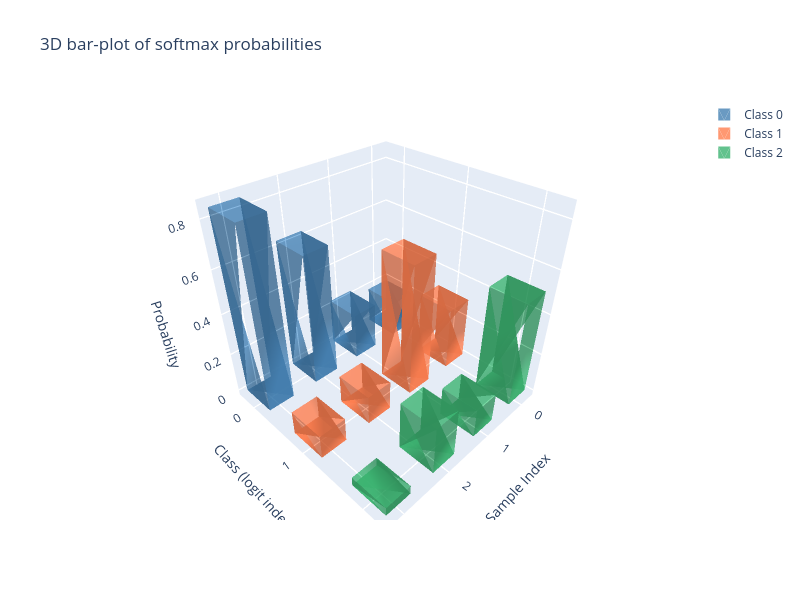

Notebook code cell kept with this figure:
### Markdown cell above
#### Plotly

### Code cell
# Create a 3D figure
fig = go.Figure()

# Mesh3d workaround for 3D bars
for i in range(num_class):
  for j in range(num_samp):
    # Define the 8 vertices of the cuboid
    x0, x1 = j - 0.25, j + 0.25
    y0, y1 = i - 0.25, i + 0.25
    z0, z1 = 0, probs[j, i]
    
    # Vertices of the cuboid
    x = [x0, x1, x1, x0, x0, x1, x1, x0]
    y = [y0, y0, y1, y1, y0, y0, y1, y1]
    z = [z0, z0, z0, z0, z1, z1, z1, z1]
    
    # Triangles for the 12 faces (2 per rectangular face)
    i_vals = [0, 0, 4, 4, 0, 0, 1, 1, 0, 0, 3, 3]
    j_vals = [1, 2, 5, 6, 1, 3, 2, 5, 3, 4, 2, 6]
    k_vals = [2, 3, 6, 7, 3, 4, 5, 6, 4, 7, 6, 7]
    
    fig.add_trace(go.Mesh3d(
      x=x, y=y, z=z,
      i=i_vals, j=j_vals, k=k_vals,
      color=['steelblue', 'coral', 'mediumseagreen'][i],
      opacity=0.8,
      name=f'Class {i}' if j == 0 else None,
      showlegend=(j == 0)
    ))

# Lighter grid and layout
fig.update_layout(
  scene=dict(
    xaxis=dict(
      title="Sample Index",
      tickvals=list(range(num_samp)),
      gridcolor='rgba(200,200,200,0.2)'
    ),
    yaxis=dict(
      title="Class (logit index)",
      tickvals=list(range(num_class)),
      gridcolor='rgba(200,200,200,0.2)'
    ),
    zaxis=dict(
      title="Probability",
      gridcolor='rgba(200,200,200,0.2)'
    ),
  ),
  title="3D bar-plot of softmax probabilities",
  width=800,
  height=600,
)

### Figure 1 — Plotly figure (JSON) as saved in the notebook; plotly's stock layout.template omitted (floating-point values rounded to 4 significant figures)
{"data": [{"color": "steelblue", "i": [0, 0, 4, 4, 0, 0, 1, 1, 0, 0, 3, 3], "j": [1, 2, 5, 6, 1, 3, 2, 5, 3, 4, 2, 6], "k": [2, 3, 6, 7, 3, 4, 5, 6, 4, 7, 6, 7], "name": "Class 0", "opacity": 0.8, "showlegend": true, "type": "mesh3d", "x": [-0.25, 0.25, 0.25, -0.25, -0.25, 0.25, 0.25, -0.25], "y": [-0.25, -0.25, 0.25, 0.25, -0.25, -0.25, 0.25, 0.25], "z": [0, 0, 0, 0, 0.1863, 0.1863, 0.1863, 0.1863]}, {"color": "steelblue", "i": [0, 0, 4, 4, 0, 0, 1, 1, 0, 0, 3, 3], "j": [1, 2, 5, 6, 1, 3, 2, 5, 3, 4, 2, 6], "k": [2, 3, 6, 7, 3, 4, 5, 6, 4, 7, 6, 7], "opacity": 0.8, "showlegend": false, "type": "mesh3d", "x": [0.75, 1.25, 1.25, 0.75, 0.75, 1.25, 1.25, 0.75], "y": [-0.25, -0.25, 0.25, 0.25, -0.25, -0.25, 0.25, 0.25], "z": [0, 0, 0, 0, 0.2312, 0.2312, 0.2312, 0.2312]}, {"color": "steelblue", "i": [0, 0, 4, 4, 0, 0, 1, 1, 0, 0, 3, 3], "j": [1, 2, 5, 6, 1, 3, 2, 5, 3, 4, 2, 6], "k": [2, 3, 6, 7, 3, 4, 5, 6, 4, 7, 6, 7], "opacity": 0.8, "showlegend": false, "type": "mesh3d", "x": [1.75, 2.25, 2.25, 1.75, 1.75, 2.25, 2.25, 1.75], "y": [-0.25, -0.25, 0.25, 0.25, -0.25, -0.25, 0.25, 0.25], "z": [0, 0, 0, 0, 0.6285, 0.6285, 0.6285, 0.6285]}, {"color": "steelblue", "i": [0, 0, 4, 4, 0, 0, 1, 1, 0, 0, 3, 3], "j": [1, 2, 5, 6, 1, 3, 2, 5, 3, 4, 2, 6], "k": [2, 3, 6, 7, 3, 4, 5, 6, 4, 7, 6, 7], "opacity": 0.8, "showlegend": false, "type": "mesh3d", "x": [2.75, 3.25, 3.25, 2.75, 2.75, 3.25, 3.25, 2.75], "y": [-0.25, -0.25, 0.25, 0.25, -0.25, -0.25, 0.25, 0.25], "z": [0, 0, 0, 0, 0.8438, 0.8438, 0.8438, 0.8438]}, {"color": "coral", "i": [0, 0, 4, 4, 0, 0, 1, 1, 0, 0, 3, 3], "j": [1, 2, 5, 6, 1, 3, 2, 5, 3, 4, 2, 6], "k": [2, 3, 6, 7, 3, 4, 5, 6, 4, 7, 6, 7], "name": "Class 1", "opacity": 0.8, "showlegend": true, "type": "mesh3d", "x": [-0.25, 0.25, 0.25, -0.25, -0.25, 0.25, 0.25, -0.25], "y": [0.75, 0.75, 1.25, 1.25, 0.75, 0.75, 1.25, 1.25], "z": [0, 0, 0, 0, 0.3072, 0.3072, 0.3072, 0.3072]}, {"color": "coral", "i": [0, 0, 4, 4, 0, 0, 1, 1, 0, 0, 3, 3], "j": [1, 2, 5, 6, 1, 3, 2, 5, 3, 4, 2, 6], "k": [2, 3, 6, 7, 3, 4, 5, 6, 4, 7, 6, 7], "opacity": 0.8, "showlegend": false, "type": "mesh3d", "x": [0.75, 1.25, 1.25, 0.75, 0.75, 1.25, 1.25, 0.75], "y": [0.75, 0.75, 1.25, 1.25, 0.75, 0.75, 1.25, 1.25], "z": [0, 0, 0, 0, 0.6285, 0.6285, 0.6285, 0.6285]}, {"color": "coral", "i": [0, 0, 4, 4, 0, 0, 1, 1, 0, 0, 3, 3], "j": [1, 2, 5, 6, 1, 3, 2, 5, 3, 4, 2, 6], "k": [2, 3, 6, 7, 3, 4, 5, 6, 4, 7, 6, 7], "opacity": 0.8, "showlegend": false, "type": "mesh3d", "x": [1.75, 2.25, 2.25, 1.75, 1.75, 2.25, 2.25, 1.75], "y": [0.75, 0.75, 1.25, 1.25, 0.75, 0.75, 1.25, 1.25], "z": [0, 0, 0, 0, 0.1402, 0.1402, 0.1402, 0.1402]}, {"color": "coral", "i": [0, 0, 4, 4, 0, 0, 1, 1, 0, 0, 3, 3], "j": [1, 2, 5, 6, 1, 3, 2, 5, 3, 4, 2, 6], "k": [2, 3, 6, 7, 3, 4, 5, 6, 4, 7, 6, 7], "opacity": 0.8, "showlegend": false, "type": "mesh3d", "x": [2.75, 3.25, 3.25, 2.75, 2.75, 3.25, 3.25, 2.75], "y": [0.75, 0.75, 1.25, 1.25, 0.75, 0.75, 1.25, 1.25], "z": [0, 0, 0, 0, 0.1142, 0.1142, 0.1142, 0.1142]}, {"color": "mediumseagreen", "i": [0, 0, 4, 4, 0, 0, 1, 1, 0, 0, 3, 3], "j": [1, 2, 5, 6, 1, 3, 2, 5, 3, 4, 2, 6], "k": [2, 3, 6, 7, 3, 4, 5, 6, 4, 7, 6, 7], "name": "Class 2", "opacity": 0.8, "showlegend": true, "type": "mesh3d", "x": [-0.25, 0.25, 0.25, -0.25, -0.25, 0.25, 0.25, -0.25], "y": [1.75, 1.75, 2.25, 2.25, 1.75, 1.75, 2.25, 2.25], "z": [0, 0, 0, 0, 0.5065, 0.5065, 0.5065, 0.5065]}, {"color": "mediumseagreen", "i": [0, 0, 4, 4, 0, 0, 1, 1, 0, 0, 3, 3], "j": [1, 2, 5, 6, 1, 3, 2, 5, 3, 4, 2, 6], "k": [2, 3, 6, 7, 3, 4, 5, 6, 4, 7, 6, 7], "opacity": 0.8, "showlegend": false, "type": "mesh3d", "x": [0.75, 1.25, 1.25, 0.75, 0.75, 1.25, 1.25, 0.75], "y": [1.75, 1.75, 2.25, 2.25, 1.75, 1.75, 2.25, 2.25], "z": [0, 0, 0, 0, 0.1402, 0.1402, 0.1402, 0.1402]}, {"color": "mediumseagreen", "i": [0, 0, 4, 4, 0, 0, 1, 1, 0, 0, 3, 3], "j": [1, 2, 5, 6, 1, 3, 2, 5, 3, 4, 2, 6], "k": [2, 3, 6, 7, 3, 4, 5, 6, 4, 7, 6, 7], "opacity": 0.8, "showlegend": false, "type": "mesh3d", "x": [1.75, 2.25, 2.25, 1.75, 1.75, 2.25, 2.25, 1.75], "y": [1.75, 1.75, 2.25, 2.25, 1.75, 1.75, 2.25, 2.25], "z": [0, 0, 0, 0, 0.2312, 0.2312, 0.2312, 0.2312]}, {"color": "mediumseagreen", "i": [0, 0, 4, 4, 0, 0, 1, 1, 0, 0, 3, 3], "j": [1, 2, 5, 6, 1, 3, 2, 5, 3, 4, 2, 6], "k": [2, 3, 6, 7, 3, 4, 5, 6, 4, 7, 6, 7], "opacity": 0.8, "showlegend": false, "type": "mesh3d", "x": [2.75, 3.25, 3.25, 2.75, 2.75, 3.25, 3.25, 2.75], "y": [1.75, 1.75, 2.25, 2.25, 1.75, 1.75, 2.25, 2.25], "z": [0, 0, 0, 0, 0.04201, 0.04201, 0.04201, 0.04201]}], "layout": {"height": 600, "scene": {"xaxis": {"gridcolor": "rgba(200,200,200,0.2)", "tickvals": [0, 1, 2, 3], "title": {"text": "Sample Index"}}, "yaxis": {"gridcolor": "rgba(200,200,200,0.2)", "tickvals": [0, 1, 2], "title": {"text": "Class (logit index)"}}, "zaxis": {"gridcolor": "rgba(200,200,200,0.2)", "title": {"text": "Probability"}}}, "title": {"text": "3D bar-plot of softmax probabilities"}, "width": 800}}
